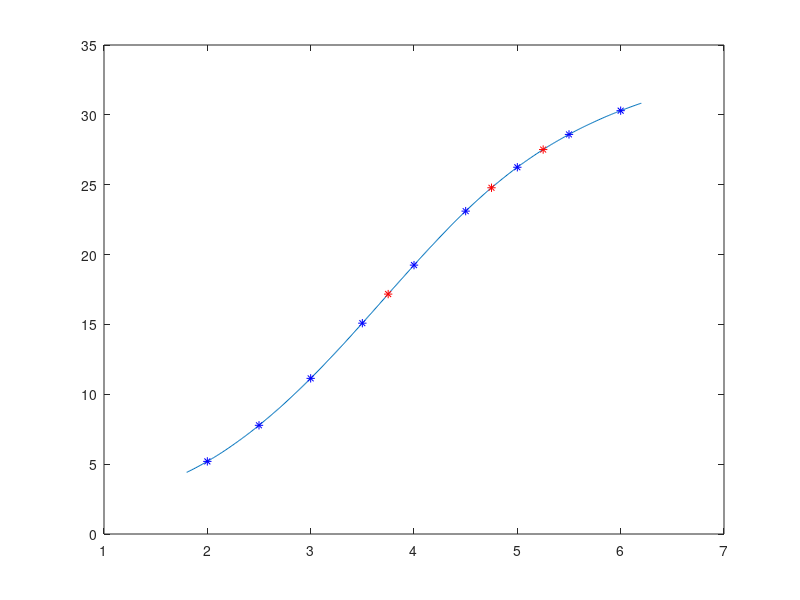

The MATLAB script that drew this image:
clear
clc
x = [2 2.5 3 3.5 4 4.5 5 5.5 6];
y = [5.197 7.78 11.14 15.09 19.245 23.11 26.25 28.6 30.3];
disp("-------------------------------------------------------------------------");

d1y = diff(y, 1)';
d2y = diff(y, 2)';
d3y = diff(y, 3)';
d4y = diff(y, 4)';
d5y = diff(y, 5)';
d6y = diff(y, 6)';
d7y = diff(y, 7)';
d8y = diff(y, 8)';
%таблица конечных разностей
D = [d1y [d2y;0] [d3y;0;0] [d4y;0;0;0] [d5y;0;0;0;0] [d6y;0;0;0;0;0] [d7y;0;0;0;0;0;0] [d8y;0;0;0;0;0;0;0]]

%оптим. степень
min_value = max(diff(y, 1)) - min(diff(y, 1));
for i = 1:length(x)-2
    if ((max(diff(y, i))-min(diff(y, i))) < min_value)
        index_min = i;
        min_value = max(diff(y, i)) - min(diff(y, i));
    end
end
disp("Оптимальная степень интерполяционного полинома: " + index_min);
%заданные точки
x1 = 3.75;
x2 = 4.75;
x3 = 5.25;
figure();
xx1 = 1.8:0.01:6.2;
yy1 = spline(x,y,xx1);
plot(xx1,yy1, x, y, "*b")
hold on
plot(x1,spline(x,y,x1),"*r")
plot(x2,spline(x,y,x2),"*r")
plot(x3,spline(x,y,x3),"*r")
disp("-------------------------------------------------------------------------");
disp("Значения рассчитанные с помощью сплайн интерполяции:")
disp("x1 = 3.75 y1=" + spline(x,y,x1))
disp("x2 = 4.75 y2=" + spline(x,y,x2))
disp("x3 = 5.72 y3=" + spline(x,y,x3))
